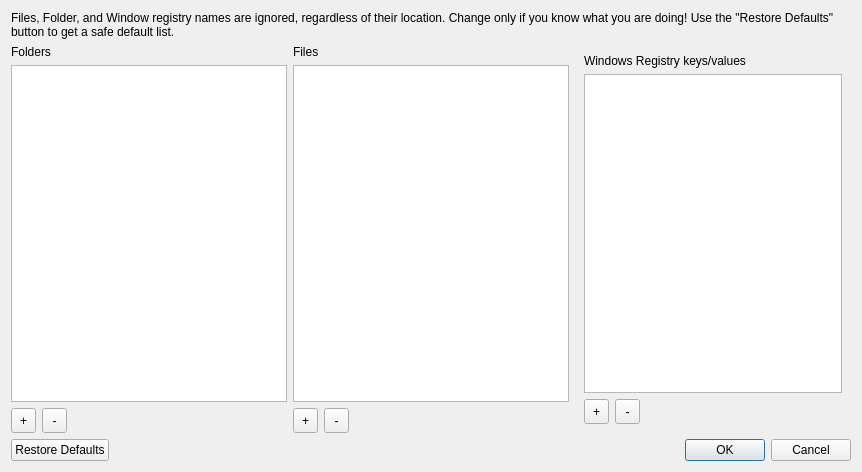
<?xml version="1.0" encoding="UTF-8"?>
<ui version="4.0">
 <class>CExpertSettings</class>
 <widget class="QWidget" name="CExpertSettings">
  <property name="geometry">
   <rect>
    <x>0</x>
    <y>0</y>
    <width>862</width>
    <height>472</height>
   </rect>
  </property>
  <property name="windowTitle">
   <string>Expert Settings</string>
  </property>
  <layout class="QVBoxLayout" name="verticalLayout_4">
   <item>
    <widget class="QLabel" name="labelDescription">
     <property name="text">
      <string>Files, Folder, and Window registry names are ignored, regardless of their location. Change only if you know what you are doing! Use the &quot;Restore Defaults&quot; button to get a safe default list.</string>
     </property>
     <property name="alignment">
      <set>Qt::AlignLeading|Qt::AlignLeft|Qt::AlignVCenter</set>
     </property>
     <property name="wordWrap">
      <bool>true</bool>
     </property>
    </widget>
   </item>
   <item>
    <layout class="QHBoxLayout" name="horizontalLayout_4">
     <item>
      <layout class="QVBoxLayout" name="verticalLayout">
       <item>
        <widget class="QLabel" name="label_2">
         <property name="text">
          <string>Folders</string>
         </property>
        </widget>
       </item>
       <item>
        <widget class="QListWidget" name="foldersLB"/>
       </item>
       <item>
        <layout class="QHBoxLayout" name="horizontalLayout">
         <item>
          <widget class="QToolButton" name="addFolderPB">
           <property name="enabled">
            <bool>true</bool>
           </property>
           <property name="minimumSize">
            <size>
             <width>25</width>
             <height>25</height>
            </size>
           </property>
           <property name="maximumSize">
            <size>
             <width>25</width>
             <height>25</height>
            </size>
           </property>
           <property name="text">
            <string>+</string>
           </property>
          </widget>
         </item>
         <item>
          <widget class="QToolButton" name="removeFolderPB">
           <property name="enabled">
            <bool>true</bool>
           </property>
           <property name="minimumSize">
            <size>
             <width>25</width>
             <height>25</height>
            </size>
           </property>
           <property name="maximumSize">
            <size>
             <width>25</width>
             <height>25</height>
            </size>
           </property>
           <property name="text">
            <string>-</string>
           </property>
          </widget>
         </item>
         <item>
          <spacer name="horizontalSpacer_5">
           <property name="orientation">
            <enum>Qt::Horizontal</enum>
           </property>
           <property name="sizeHint" stdset="0">
            <size>
             <width>40</width>
             <height>20</height>
            </size>
           </property>
          </spacer>
         </item>
        </layout>
       </item>
      </layout>
     </item>
     <item>
      <layout class="QVBoxLayout" name="verticalLayout_2">
       <item>
        <widget class="QLabel" name="label_3">
         <property name="text">
          <string>Files</string>
         </property>
        </widget>
       </item>
       <item>
        <widget class="QListWidget" name="filesLB"/>
       </item>
       <item>
        <layout class="QHBoxLayout" name="horizontalLayout_2">
         <item>
          <widget class="QToolButton" name="addFilePB">
           <property name="enabled">
            <bool>true</bool>
           </property>
           <property name="minimumSize">
            <size>
             <width>25</width>
             <height>25</height>
            </size>
           </property>
           <property name="maximumSize">
            <size>
             <width>25</width>
             <height>25</height>
            </size>
           </property>
           <property name="text">
            <string>+</string>
           </property>
          </widget>
         </item>
         <item>
          <widget class="QToolButton" name="removeFilePB">
           <property name="enabled">
            <bool>true</bool>
           </property>
           <property name="minimumSize">
            <size>
             <width>25</width>
             <height>25</height>
            </size>
           </property>
           <property name="maximumSize">
            <size>
             <width>25</width>
             <height>25</height>
            </size>
           </property>
           <property name="text">
            <string>-</string>
           </property>
          </widget>
         </item>
         <item>
          <spacer name="horizontalSpacer_7">
           <property name="orientation">
            <enum>Qt::Horizontal</enum>
           </property>
           <property name="sizeHint" stdset="0">
            <size>
             <width>40</width>
             <height>20</height>
            </size>
           </property>
          </spacer>
         </item>
        </layout>
       </item>
      </layout>
     </item>
     <item>
      <widget class="QWidget" name="registryWidget" native="true">
       <layout class="QVBoxLayout" name="verticalLayout_3">
        <item>
         <widget class="QLabel" name="labelWindowsRegistry">
          <property name="text">
           <string>Windows Registry keys/values</string>
          </property>
         </widget>
        </item>
        <item>
         <widget class="QListWidget" name="registryLB"/>
        </item>
        <item>
         <layout class="QHBoxLayout" name="horizontalLayout_3">
          <item>
           <widget class="QToolButton" name="addRegistryPB">
            <property name="enabled">
             <bool>true</bool>
            </property>
            <property name="minimumSize">
             <size>
              <width>25</width>
              <height>25</height>
             </size>
            </property>
            <property name="maximumSize">
             <size>
              <width>25</width>
              <height>25</height>
             </size>
            </property>
            <property name="text">
             <string>+</string>
            </property>
           </widget>
          </item>
          <item>
           <widget class="QToolButton" name="removeRegistryPB">
            <property name="enabled">
             <bool>true</bool>
            </property>
            <property name="minimumSize">
             <size>
              <width>25</width>
              <height>25</height>
             </size>
            </property>
            <property name="maximumSize">
             <size>
              <width>25</width>
              <height>25</height>
             </size>
            </property>
            <property name="text">
             <string>-</string>
            </property>
           </widget>
          </item>
          <item>
           <spacer name="horizontalSpacer_2">
            <property name="orientation">
             <enum>Qt::Horizontal</enum>
            </property>
            <property name="sizeHint" stdset="0">
             <size>
              <width>40</width>
              <height>20</height>
             </size>
            </property>
           </spacer>
          </item>
         </layout>
        </item>
       </layout>
      </widget>
     </item>
    </layout>
   </item>
   <item>
    <widget class="QDialogButtonBox" name="buttonBox">
     <property name="standardButtons">
      <set>QDialogButtonBox::Cancel|QDialogButtonBox::Ok|QDialogButtonBox::RestoreDefaults</set>
     </property>
    </widget>
   </item>
  </layout>
 </widget>
 <resources/>
 <connections/>
</ui>
